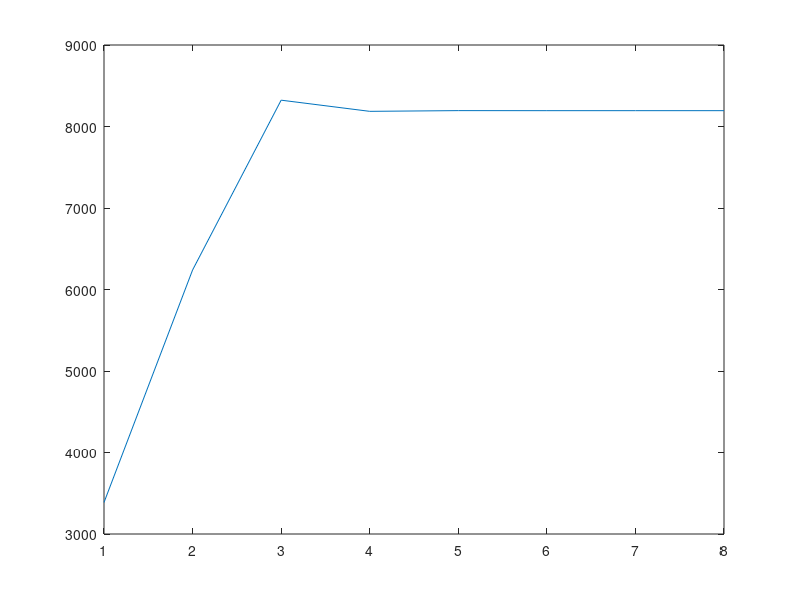

MATLAB code to generate this figure:
clc;
Pd = 850;
a= [561 310 78];
b = [7.92 7.85 7.97];
c = [0.001562 0.00194 0.00482];
pl = [150 100 50];
ph = [600 400 200];
iter =0;
x = max(b);
dp = Pd;
alph = min(c)
c_list =[];

while(abs(dp)> 0.0001)
	P = (x-b)./(2*c);
	P = min(P,ph);
	P = max(P,pl);
	dp = Pd - sum(P);
	x = x+dp*alph;
	iter+=1;
	C = sum(a+b.*P+c.*P.*P);
	c_list = [c_list,C];
	disp(iter);
	disp(x);
	disp(C);
end
plot(1:iter, c_list);